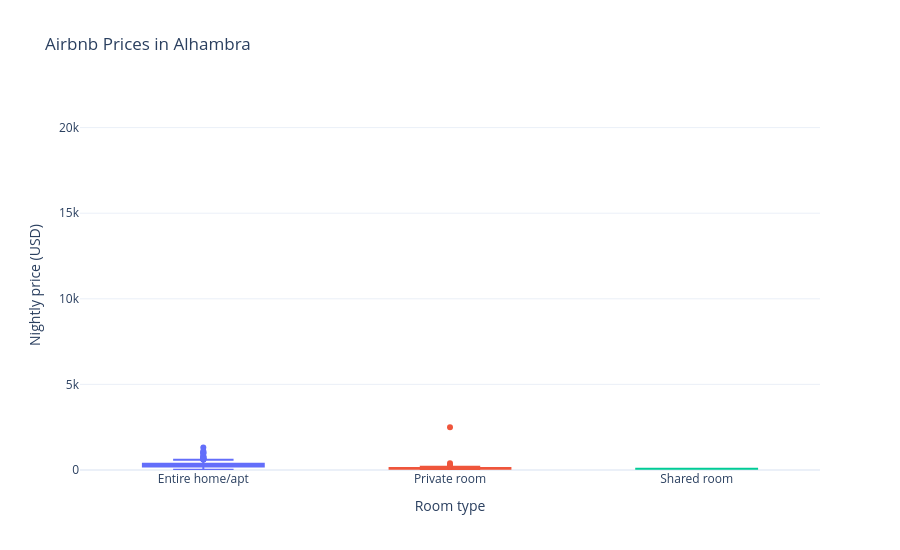
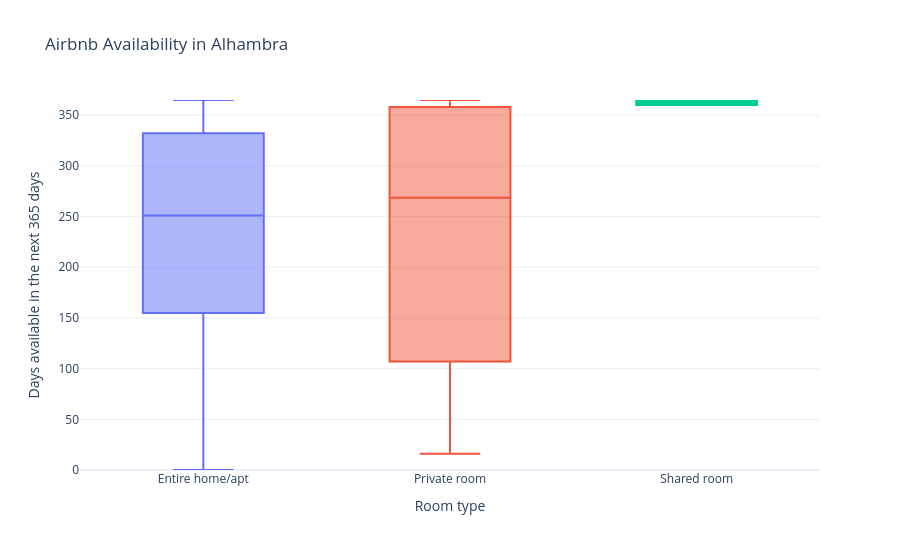

The code cell stored with these charts, in order, in its notebook:
### Code cell
# previewing function
fig_price, fig_availability = create_figures(
    neighbourhood_options[0]["value"]
)

fig_price.show()
fig_availability.show()

### Figure 1 — Plotly figure (JSON) as saved in the notebook; plotly's stock layout.template omitted (floating-point values rounded to 4 significant figures; data arrays with more than 128 entries replaced by an {"elided": "..."} marker saying what was removed)
{"data": [{"alignmentgroup": "True", "hovertemplate": "Room type=%{x}<br>Nightly price (USD)=%{y}<extra></extra>", "legendgroup": "Entire home/apt", "marker": {"color": "#636efa"}, "name": "Entire home/apt", "notched": false, "offsetgroup": "Entire home/apt", "orientation": "v", "showlegend": true, "type": "box", "x": {"elided": "437 str values"}, "x0": " ", "xaxis": "x", "y": {"elided": "437 float values"}, "y0": " ", "yaxis": "y"}, {"alignmentgroup": "True", "hovertemplate": "Room type=%{x}<br>Nightly price (USD)=%{y}<extra></extra>", "legendgroup": "Private room", "marker": {"color": "#EF553B"}, "name": "Private room", "notched": false, "offsetgroup": "Private room", "orientation": "v", "showlegend": true, "type": "box", "x": {"elided": "168 str values"}, "x0": " ", "xaxis": "x", "y": {"elided": "168 float values"}, "y0": " ", "yaxis": "y"}, {"alignmentgroup": "True", "hovertemplate": "Room type=%{x}<br>Nightly price (USD)=%{y}<extra></extra>", "legendgroup": "Shared room", "marker": {"color": "#00cc96"}, "name": "Shared room", "notched": false, "offsetgroup": "Shared room", "orientation": "v", "showlegend": true, "type": "box", "x": ["Shared room", "Shared room"], "x0": " ", "xaxis": "x", "y": [80.0, 74.0], "y0": " ", "yaxis": "y"}], "layout": {"boxmode": "overlay", "height": 550, "legend": {"title": {"text": "Room type"}, "tracegroupgap": 0}, "showlegend": false, "title": {"text": "Airbnb Prices in Alhambra"}, "xaxis": {"anchor": "y", "categoryarray": ["Entire home/apt", "Private room", "Shared room", "Hotel room"], "categoryorder": "array", "domain": [0, 1], "title": {"text": "Room type"}}, "yaxis": {"anchor": "x", "domain": [0, 1], "range": [0, 21610.0], "title": {"text": "Nightly price (USD)"}}}}

### Figure 2 — Plotly figure (JSON) as saved in the notebook; plotly's stock layout.template omitted (floating-point values rounded to 4 significant figures; data arrays with more than 128 entries replaced by an {"elided": "..."} marker saying what was removed)
{"data": [{"alignmentgroup": "True", "hovertemplate": "Room type=%{x}<br>Days available in the next 365 days=%{y}<extra></extra>", "legendgroup": "Entire home/apt", "marker": {"color": "#636efa"}, "name": "Entire home/apt", "notched": false, "offsetgroup": "Entire home/apt", "orientation": "v", "showlegend": true, "type": "box", "x": {"elided": "437 str values"}, "x0": " ", "xaxis": "x", "y": {"elided": "437 int values"}, "y0": " ", "yaxis": "y"}, {"alignmentgroup": "True", "hovertemplate": "Room type=%{x}<br>Days available in the next 365 days=%{y}<extra></extra>", "legendgroup": "Private room", "marker": {"color": "#EF553B"}, "name": "Private room", "notched": false, "offsetgroup": "Private room", "orientation": "v", "showlegend": true, "type": "box", "x": {"elided": "168 str values"}, "x0": " ", "xaxis": "x", "y": {"elided": "168 int values"}, "y0": " ", "yaxis": "y"}, {"alignmentgroup": "True", "hovertemplate": "Room type=%{x}<br>Days available in the next 365 days=%{y}<extra></extra>", "legendgroup": "Shared room", "marker": {"color": "#00cc96"}, "name": "Shared room", "notched": false, "offsetgroup": "Shared room", "orientation": "v", "showlegend": true, "type": "box", "x": ["Shared room", "Shared room"], "x0": " ", "xaxis": "x", "y": [364, 360], "y0": " ", "yaxis": "y"}], "layout": {"boxmode": "overlay", "height": 550, "legend": {"title": {"text": "Room type"}, "tracegroupgap": 0}, "showlegend": false, "title": {"text": "Airbnb Availability in Alhambra"}, "xaxis": {"anchor": "y", "categoryarray": ["Entire home/apt", "Private room", "Shared room", "Hotel room"], "categoryorder": "array", "domain": [0, 1], "title": {"text": "Room type"}}, "yaxis": {"anchor": "x", "domain": [0, 1], "range": [0, 365], "title": {"text": "Days available in the next 365 days"}}}}
